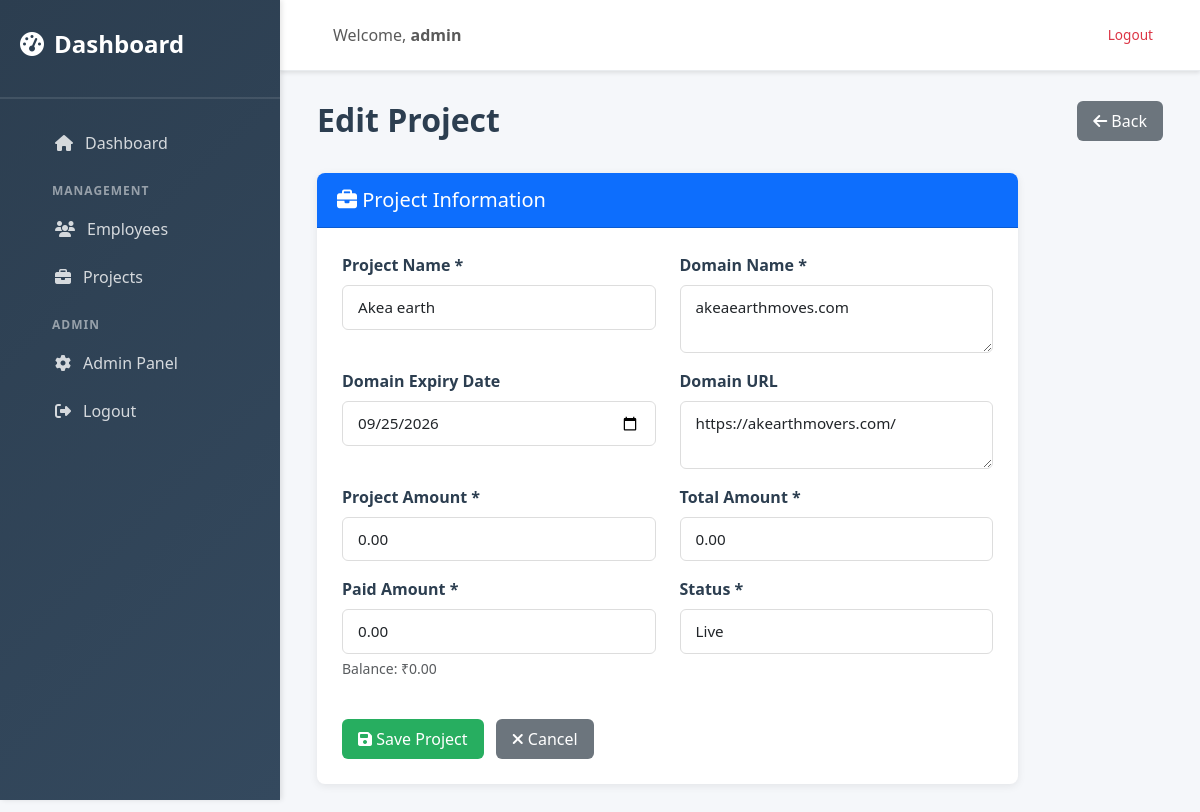
Page /app/projects/3/edit/ (signed in) on the committed database.
### application/models.py (models this page shows, shortened)
class Project(models.Model):
    STATUS_CHOICES = [
        ('Live', 'Live'),
        ('Not Live', 'Not Live'),
        ('Active', 'Active'),
        ('Inactive', 'Inactive'),
        ('On Hold', 'On Hold'),
        ('Completed', 'Completed'),
    ]
    project_name = models.CharField(max_length=200)
    project_domain = models.CharField(max_length=100)
    domain_expiry_date = models.DateField(null=True, blank=True)
    domain_url = models.TextField(blank=True)
    project_amount = models.DecimalField(max_digits=12, decimal_places=2)
    total_amount = models.DecimalField(max_digits=12, decimal_places=2)
    paid_amount = models.DecimalField(max_digits=12, decimal_places=2)
    status = models.CharField(max_length=20, choices=STATUS_CHOICES, default='Active')
    created_at = models.DateTimeField(auto_now_add=True)
    updated_at = models.DateTimeField(auto_now=True)
    class Meta:
        ordering = ['-created_at']

### application/views.py (the view)
# urls.py: path('projects/<int:pk>/edit/', views.project_update, name='project_update'),
@login_required
def project_update(request, pk):
    project = get_object_or_404(Project, pk=pk)
    if request.method == 'POST':
        form = ProjectForm(request.POST, instance=project)
        if form.is_valid():
            form.save()
            messages.success(request, 'Project updated successfully!')
            return redirect('project_list')
    else:
        form = ProjectForm(instance=project)
    context = {'form': form, 'title': 'Edit Project', 'project': project}
    return render(request, 'project/form.html', context)

### templates/project/form.html (shortened to what this page needs)
{% extends "base.html" %}
{% load static %}
{% block content %}
<div class="container-fluid">
    <div class="row mb-4">
        <div class="col-md-8">
            <h1 class="page-title">{{ title }}</h1>
        </div>
        <div class="col-md-4 text-end">
            <a href="{% url 'project_list' %}" class="btn btn-secondary">
                <i class="fas fa-arrow-left"></i> Back
            </a>
        </div>
    </div>
    <div class="row">
        <div class="col-md-10">
            <div class="card">
                <div class="card-header bg-primary text-white">
                    <h5 class="mb-0"><i class="fas fa-briefcase"></i> Project Information</h5>
                </div>
                <div class="card-body">
                    <form method="post">
                        <div class="row">
                            <div class="col-md-6">
                                <div class="mb-3">
                                    <label for="{{ form.project_name.id_for_label }}" class="form-label">Project Name *</label>
                                    {{ form.project_name }}
                                </div>
                            </div>
                            <div class="col-md-6">
                                <div class="mb-3">
                                    <label for="{{ form.project_domain.id_for_label }}" class="form-label">Domain Name *</label>
                                    {{ form.project_domain }}
                                </div>
                            </div>
                        </div>
                        <div class="row">
                            <div class="col-md-6">
                                <div class="mb-3">
                                    <label for="{{ form.domain_expiry_date.id_for_label }}" class="form-label">Domain Expiry Date</label>
                                    {{ form.domain_expiry_date }}
                                </div>
                            </div>
                            <div class="col-md-6">
                                <div class="mb-3">
                                    <label for="{{ form.domain_url.id_for_label }}" class="form-label">Domain URL</label>
                                    {{ form.domain_url }}
                                </div>
                            </div>
                        </div>
                        <div class="row">
                            <div class="col-md-6">
                                <div class="mb-3">
                                    <label for="{{ form.project_amount.id_for_label }}" class="form-label">Project Amount *</label>
                                    {{ form.project_amount }}
                                </div>
                            </div>
                            <div class="col-md-6">
                                <div class="mb-3">
                                    <label for="{{ form.total_amount.id_for_label }}" class="form-label">Total Amount *</label>
                                    {{ form.total_amount }}
                                </div>
                            </div>
                        </div>
                        <div class="row">
                            <div class="col-md-6">
                                <div class="mb-3">
                                    <label for="{{ form.paid_amount.id_for_label }}" class="form-label">Paid Amount *</label>
                                    {{ form.paid_amount }}
                                    <small class="text-muted d-block mt-1" id="balance-info">Balance: ₹0.00</small>
                                </div>
                            </div>
                            <div class="col-md-6">
                                <div class="mb-3">
                                    <label for="{{ form.status.id_for_label }}" class="form-label">Status *</label>
                                    {{ form.status }}
                                </div>
                            </div>
                        </div>
                        <div class="mt-4">
                            <button type="submit" class="btn btn-success me-2">
                                <i class="fas fa-save"></i> Save Project
                            </button>
                            <a href="{% url 'project_list' %}" class="btn btn-secondary">
                                <i class="fas fa-times"></i> Cancel
                            </a>
                        </div>
                    </form>
                </div>
            </div>
        </div>
    </div>
</div>
{% endblock %}

### templates/base.html (shortened to what this page needs)
<!DOCTYPE html>
<html lang="en">
<head>
    <link href="https://cdn.jsdelivr.net/npm/bootstrap@5.3.0/dist/css/bootstrap.min.css" rel="stylesheet">
    <link rel="stylesheet" href="https://cdnjs.cloudflare.com/ajax/libs/font-awesome/6.4.0/css/all.min.css">
    {% load static %}
    <link rel="stylesheet" href="{% static 'css/style.css' %}">
</head>
<body>
    {% if user.is_authenticated %}
    <div class="wrapper">
        <nav class="sidebar">
            <div class="sidebar-header">
                <h3><i class="fas fa-tachometer-alt"></i> Dashboard</h3>
            </div>
            <ul class="sidebar-menu">
                <li><a href="{% url 'dashboard' %}" class="{% if 'dashboard' in request.path %}active{% endif %}"><i class="fas fa-home"></i> Dashboard</a></li>
                <li class="section-title">Management</li>
                <li><a href="{% url 'employee_list' %}" class="{% if 'employee' in request.path %}active{% endif %}"><i class="fas fa-users"></i> Employees</a></li>
                <li><a href="{% url 'project_list' %}" class="{% if 'project' in request.path %}active{% endif %}"><i class="fas fa-briefcase"></i> Projects</a></li>
                <li class="section-title">Admin</li>
                <li><a href="{% url 'admin:index' %}"><i class="fas fa-cog"></i> Admin Panel</a></li>
                <li><a href="{% url 'logout' %}"><i class="fas fa-sign-out-alt"></i> Logout</a></li>
            </ul>
        </nav>
        <div class="main-content">
            <nav class="navbar navbar-expand-lg navbar-light top-bar">
                <div class="container-fluid">
                    <span class="navbar-text ms-3">Welcome, <strong>{{ user.username }}</strong></span>
                    <div class="ms-auto">
                        <a href="{% url 'logout' %}" class="btn btn-outline-danger btn-sm">Logout</a>
                    </div>
                </div>
            </nav>
    {% endif %}
    <div class="content-wrapper{% if not user.is_authenticated %} guest-page{% endif %}">
        {% block content %}{% endblock %}
    </div>
    {% load static %}
</body>
</html>

### static/css/style.css (style rules this page uses)
:root { --primary-color: #2c3e50; --secondary-color: #3498db; --success-color: #27ae60; --danger-color: #e74c3c; --warning-color: #f39c12; --light-color: #ecf0f1; --dark-color: #2c3e50; --sidebar-width: 280px; }
* { margin: 0; padding: 0; box-sizing: border-box; }
body { font-family: 'Segoe UI', Tahoma, Geneva, Verdana, sans-serif; background-color: #f5f7fa; color: #333; }
.wrapper { display: flex; min-height: 100vh; }
.sidebar { width: var(--sidebar-width); background: linear-gradient(135deg, var(--primary-color) 0%, #34495e 100%); color: white; padding-top: 30px; box-shadow: 2px 0 5px rgba(0, 0, 0, 0.1); position: fixed; height: 100vh; overflow-y: auto; z-index: 1000; }
.sidebar-header { padding: 0 20px 30px; border-bottom: 2px solid rgba(255, 255, 255, 0.1); margin-bottom: 20px; }
.sidebar-header h3 { font-size: 1.5rem; font-weight: 600; display: flex; align-items: center; gap: 10px; }
.sidebar-menu { list-style: none; }
.sidebar-menu li { margin: 0; }
.sidebar-menu li.section-title { padding: 15px 20px 5px; font-size: 0.75rem; font-weight: 700; color: rgba(255, 255, 255, 0.5); text-transform: uppercase; letter-spacing: 1px; }
.sidebar-menu a { display: flex; align-items: center; gap: 12px; padding: 12px 20px; color: rgba(255, 255, 255, 0.8); text-decoration: none; transition: all 0.3s ease; border-left: 3px solid transparent; }
.main-content { flex: 1; margin-left: var(--sidebar-width); display: flex; flex-direction: column; }
.top-bar { background-color: white; box-shadow: 0 2px 4px rgba(0, 0, 0, 0.1); padding: 15px 25px !important; position: sticky; top: 0; z-index: 100; border-bottom: 1px solid #e9ecef; }
.content-wrapper { flex: 1; padding: 30px 25px; overflow-y: auto; }
.page-title { font-size: 2rem; font-weight: 700; color: var(--primary-color); margin-bottom: 10px; }
.card { border: none; border-radius: 8px; box-shadow: 0 2px 8px rgba(0, 0, 0, 0.08); margin-bottom: 20px; transition: transform 0.3s ease, box-shadow 0.3s ease; }
.card-header { border-radius: 8px 8px 0 0 !important; padding: 15px 20px !important; font-weight: 600; }
.card-body { padding: 25px; }
.btn { border-radius: 6px; padding: 8px 16px; font-weight: 500; transition: all 0.3s ease; border: none; }
.btn-success { background-color: var(--success-color); border-color: var(--success-color); }
.btn-sm { padding: 5px 10px; font-size: 0.85rem; }
.form-control, .form-select { border: 1px solid #ddd; border-radius: 6px; padding: 10px 15px; font-size: 0.95rem; transition: all 0.3s ease; }
.form-label { font-weight: 600; color: var(--primary-color); margin-bottom: 8px; }

### rows in the picture
Project: project_name "Akea earth", project_domain "akeaearthmoves.com", domain_expiry_date "09/25/2026", domain_url "https://akearthmovers.com/", project_amount "0.00", total_amount "0.00", paid_amount "0.00", status "Live"

### other values in the picture
{{ user.username }} "admin"
{{ title }} "Edit Project"
